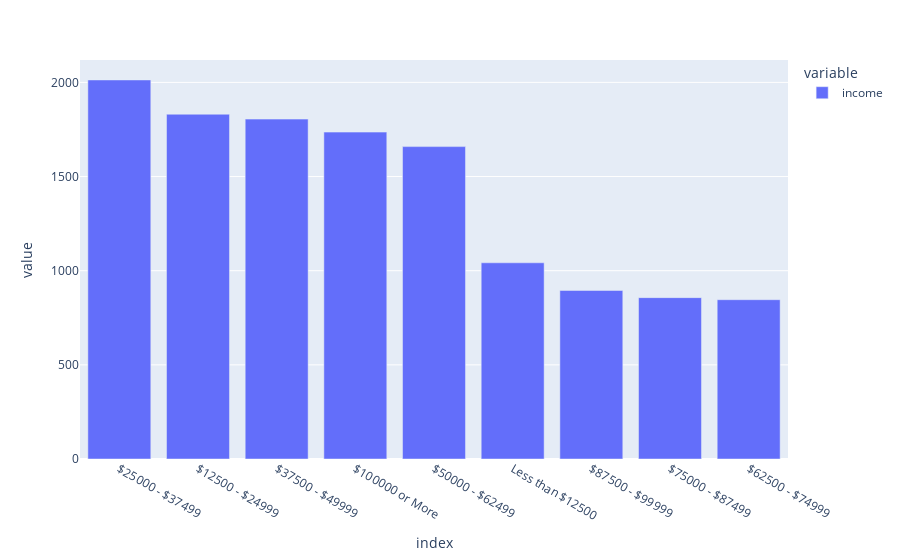

The cell this chart's notebook holds for it:
### Code cell
px.bar(df['income'].value_counts())

### Figure 1 — Plotly figure (JSON) as saved in the notebook; plotly's stock layout.template omitted (floating-point values rounded to 4 significant figures)
{"data": [{"alignmentgroup": "True", "hovertemplate": "variable=income<br>index=%{x}<br>value=%{y}<extra></extra>", "legendgroup": "income", "marker": {"color": "#636efa", "pattern": {"shape": ""}}, "name": "income", "offsetgroup": "income", "orientation": "v", "showlegend": true, "textposition": "auto", "type": "bar", "x": ["$25000 - $37499", "$12500 - $24999", "$37500 - $49999", "$100000 or More", "$50000 - $62499", "Less than $12500", "$87500 - $99999", "$75000 - $87499", "$62500 - $74999"], "xaxis": "x", "y": [2013, 1831, 1805, 1736, 1659, 1042, 895, 857, 846], "yaxis": "y"}], "layout": {"barmode": "relative", "legend": {"title": {"text": "variable"}, "tracegroupgap": 0}, "margin": {"t": 60}, "xaxis": {"anchor": "y", "domain": [0, 1], "title": {"text": "index"}}, "yaxis": {"anchor": "x", "domain": [0, 1], "title": {"text": "value"}}}}
